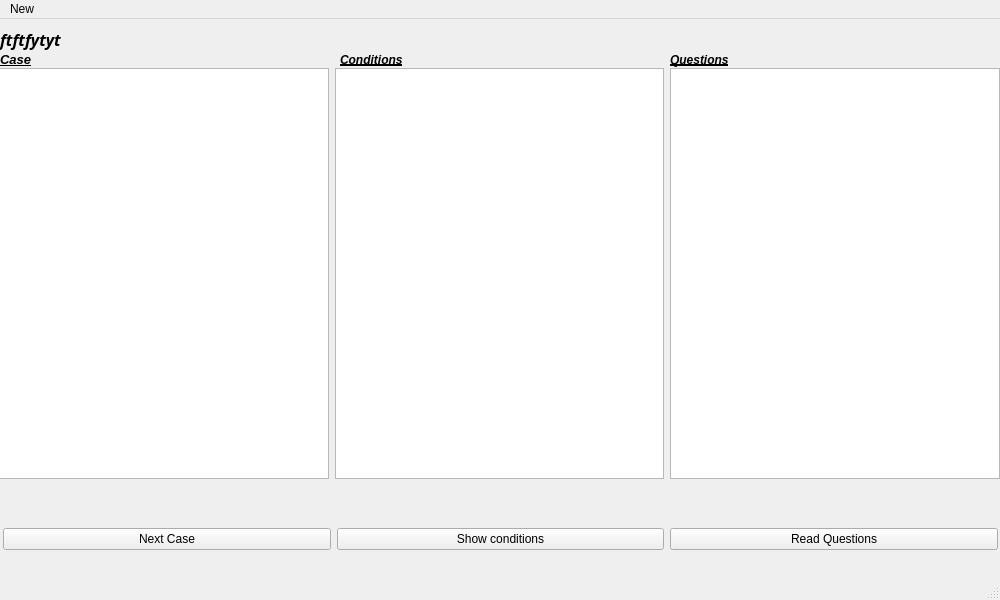
<?xml version="1.0" encoding="UTF-8"?>
<ui version="4.0">
 <class>MainWindow</class>
 <widget class="QMainWindow" name="MainWindow">
  <property name="geometry">
   <rect>
    <x>0</x>
    <y>0</y>
    <width>1000</width>
    <height>600</height>
   </rect>
  </property>
  <property name="minimumSize">
   <size>
    <width>1000</width>
    <height>600</height>
   </size>
  </property>
  <property name="maximumSize">
   <size>
    <width>1000</width>
    <height>600</height>
   </size>
  </property>
  <property name="windowTitle">
   <string>MainWindow</string>
  </property>
  <widget class="QWidget" name="centralwidget">
   <widget class="QWidget" name="horizontalLayoutWidget">
    <property name="geometry">
     <rect>
      <x>-1</x>
      <y>49</y>
      <width>1001</width>
      <height>411</height>
     </rect>
    </property>
    <layout class="QHBoxLayout" name="horizontalLayout">
     <item>
      <widget class="QTextEdit" name="case_edit">
       <property name="enabled">
        <bool>true</bool>
       </property>
       <property name="font">
        <font>
         <family>MS Reference Sans Serif</family>
         <pointsize>10</pointsize>
         <weight>75</weight>
         <bold>true</bold>
        </font>
       </property>
       <property name="readOnly">
        <bool>true</bool>
       </property>
      </widget>
     </item>
     <item>
      <widget class="QListWidget" name="conditions_list">
       <property name="font">
        <font>
         <pointsize>10</pointsize>
         <weight>75</weight>
         <bold>true</bold>
        </font>
       </property>
      </widget>
     </item>
     <item>
      <widget class="QListWidget" name="questions_list">
       <property name="font">
        <font>
         <pointsize>10</pointsize>
         <weight>75</weight>
         <bold>true</bold>
        </font>
       </property>
      </widget>
     </item>
    </layout>
   </widget>
   <widget class="QWidget" name="horizontalLayoutWidget_2">
    <property name="geometry">
     <rect>
      <x>0</x>
      <y>480</y>
      <width>1001</width>
      <height>80</height>
     </rect>
    </property>
    <layout class="QHBoxLayout" name="horizontalLayout_2">
     <property name="leftMargin">
      <number>3</number>
     </property>
     <property name="rightMargin">
      <number>3</number>
     </property>
     <item>
      <widget class="QPushButton" name="show_next_case_but">
       <property name="text">
        <string>Next Case</string>
       </property>
      </widget>
     </item>
     <item>
      <widget class="QPushButton" name="show_conditions_but">
       <property name="text">
        <string>Show conditions</string>
       </property>
      </widget>
     </item>
     <item>
      <widget class="QPushButton" name="read_question_but">
       <property name="text">
        <string>Read Questions</string>
       </property>
      </widget>
     </item>
    </layout>
   </widget>
   <widget class="QLabel" name="case_label">
    <property name="geometry">
     <rect>
      <x>0</x>
      <y>30</y>
      <width>91</width>
      <height>21</height>
     </rect>
    </property>
    <property name="font">
     <font>
      <pointsize>10</pointsize>
      <weight>75</weight>
      <italic>true</italic>
      <bold>true</bold>
      <underline>true</underline>
     </font>
    </property>
    <property name="text">
     <string>Case</string>
    </property>
    <property name="textFormat">
     <enum>Qt::PlainText</enum>
    </property>
   </widget>
   <widget class="QLabel" name="conditions_label">
    <property name="geometry">
     <rect>
      <x>340</x>
      <y>30</y>
      <width>81</width>
      <height>21</height>
     </rect>
    </property>
    <property name="font">
     <font>
      <pointsize>9</pointsize>
      <weight>75</weight>
      <italic>true</italic>
      <bold>true</bold>
      <underline>true</underline>
     </font>
    </property>
    <property name="text">
     <string>Conditions</string>
    </property>
   </widget>
   <widget class="QLabel" name="questions_label">
    <property name="geometry">
     <rect>
      <x>670</x>
      <y>30</y>
      <width>71</width>
      <height>21</height>
     </rect>
    </property>
    <property name="font">
     <font>
      <pointsize>9</pointsize>
      <weight>75</weight>
      <italic>true</italic>
      <bold>true</bold>
      <underline>true</underline>
     </font>
    </property>
    <property name="text">
     <string>Questions</string>
    </property>
   </widget>
   <widget class="QLabel" name="topic_label">
    <property name="geometry">
     <rect>
      <x>0</x>
      <y>0</y>
      <width>341</width>
      <height>41</height>
     </rect>
    </property>
    <property name="font">
     <font>
      <family>MS Reference Sans Serif</family>
      <pointsize>12</pointsize>
      <weight>75</weight>
      <italic>true</italic>
      <bold>true</bold>
     </font>
    </property>
    <property name="text">
     <string>ftftfytyt</string>
    </property>
   </widget>
  </widget>
  <widget class="QMenuBar" name="menubar">
   <property name="geometry">
    <rect>
     <x>0</x>
     <y>0</y>
     <width>1000</width>
     <height>21</height>
    </rect>
   </property>
   <widget class="QMenu" name="menuNew">
    <property name="title">
     <string>New</string>
    </property>
    <addaction name="addAction"/>
   </widget>
   <addaction name="menuNew"/>
  </widget>
  <widget class="QStatusBar" name="statusbar"/>
  <action name="addAction">
   <property name="text">
    <string>Add</string>
   </property>
  </action>
 </widget>
 <resources/>
 <connections/>
</ui>
